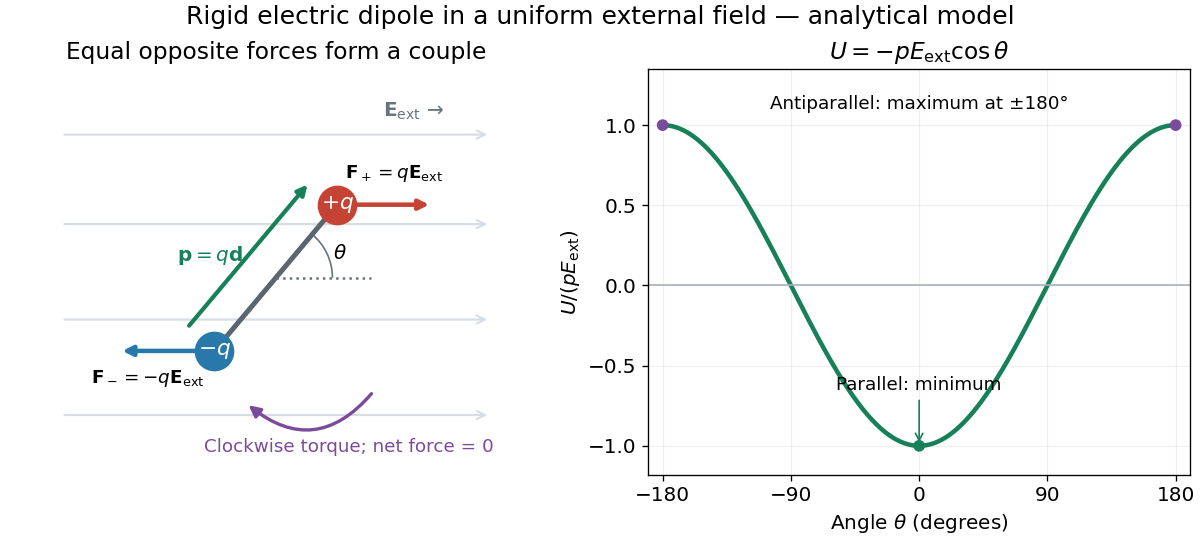

Write Python code to recreate this figure.
"""Rigid neutral dipole and orientation energy; analytical model, not data.

Tested with Python 3.14.4, NumPy 2.3.5, Matplotlib 3.10.7.
Run from _media; the PNG is written to the current working directory.
"""
from pathlib import Path

import matplotlib.pyplot as plt
from matplotlib.patches import Arc, FancyArrowPatch
import numpy as np

plt.rcParams.update({'font.size': 12, 'axes.titlesize': 14, 'figure.facecolor': 'white'})
fig, (geometry, energy) = plt.subplots(1, 2, figsize=(10, 4.5), layout='constrained')
fig.suptitle('Rigid electric dipole in a uniform external field — analytical model', fontsize=15)
angle = np.deg2rad(50)
u = np.array([np.cos(angle), np.sin(angle)])
minus, plus = -0.8 * u, 0.8 * u
for y in [-1.15, -0.35, 0.45, 1.2]:
    geometry.annotate('', (1.8, y), (-1.8, y),
                      arrowprops={'arrowstyle': '->', 'color': '#d6dee4', 'lw': 1.3}, zorder=0)
geometry.plot([minus[0], plus[0]], [minus[1], plus[1]], color='#5b6570', lw=3)
geometry.scatter(*minus, s=520, color='#2879aa', zorder=4)
geometry.scatter(*plus, s=520, color='#c44335', zorder=4)
for pos, label in [(minus, r'$-q$'), (plus, r'$+q$')]:
    geometry.text(*pos, label, color='white', ha='center', va='center', fontsize=13, zorder=5)
geometry.annotate('', minus + [-0.8, 0], minus + [-0.12, 0],
                  arrowprops={'arrowstyle': '-|>', 'color': '#2879aa', 'lw': 2.7})
geometry.annotate('', plus + [0.8, 0], plus + [0.12, 0],
                  arrowprops={'arrowstyle': '-|>', 'color': '#c44335', 'lw': 2.7})
geometry.text(-1.55, -0.88, r'$\mathbf{F}_-=-q\mathbf{E}_{\rm ext}$', fontsize=11)
geometry.text(0.58, 0.84, r'$\mathbf{F}_+=q\mathbf{E}_{\rm ext}$', fontsize=11)
offset = np.array([-0.23, 0.19])
geometry.annotate('', plus + offset, minus + offset,
                  arrowprops={'arrowstyle': '-|>', 'color': '#168059', 'lw': 2.5})
geometry.text(-0.83, 0.14, r'$\mathbf{p}=q\mathbf{d}$', color='#168059')
geometry.plot([0, 0.8], [0, 0], ls=':', color='#69737b')
geometry.add_patch(Arc((0, 0), 0.95, 0.95, theta1=0, theta2=50, color='#69737b'))
geometry.text(0.48, 0.16, r'$\theta$')
geometry.add_patch(FancyArrowPatch((0.82, -0.95), (-0.25, -1.05),
                                  connectionstyle='arc3,rad=-0.5', arrowstyle='-|>',
                                  mutation_scale=14, color='#7b4b9b', lw=2))
geometry.text(-0.6, -1.46, 'Clockwise torque; net force = 0', color='#7b4b9b', fontsize=11)
geometry.text(0.9, 1.35, r'$\mathbf{E}_{\rm ext}$ →', color='#69737b')
geometry.set(xlim=(-1.95, 1.95), ylim=(-1.65, 1.75), aspect='equal')
geometry.set_title('Equal opposite forces form a couple')
geometry.axis('off')

theta = np.linspace(-180, 180, 721)
energy.plot(theta, -np.cos(np.deg2rad(theta)), color='#168059', lw=2.7)
energy.scatter([0, 180, -180], [-1, 1, 1], color=['#168059', '#7b4b9b', '#7b4b9b'], zorder=4)
energy.axhline(0, color='#aab2b8', lw=1)
energy.annotate('Parallel: minimum', (0, -1), (0, -0.65), ha='center',
                arrowprops={'arrowstyle': '->', 'color': '#168059'}, fontsize=11)
energy.text(0, 1.1, 'Antiparallel: maximum at ±180°', ha='center', fontsize=11)
energy.set(xlim=(-190, 190), ylim=(-1.18, 1.35), xlabel=r'Angle $\theta$ (degrees)',
           ylabel=r'$U/(pE_{\rm ext})$', title=r'$U=-pE_{\rm ext}\cos\theta$')
energy.set_xticks([-180, -90, 0, 90, 180])
energy.grid(alpha=0.2)
fig.savefig(Path(__file__).with_suffix('.png').name, dpi=120, facecolor='white', transparent=False)
plt.close(fig)
